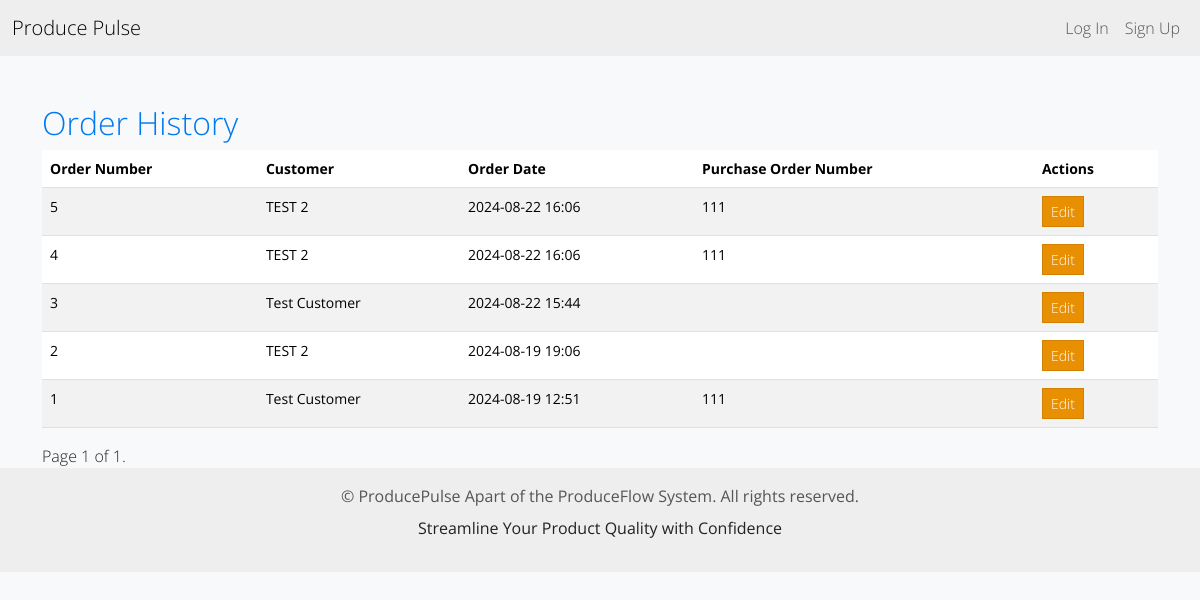
Page /order-history/ on the earlier database version.
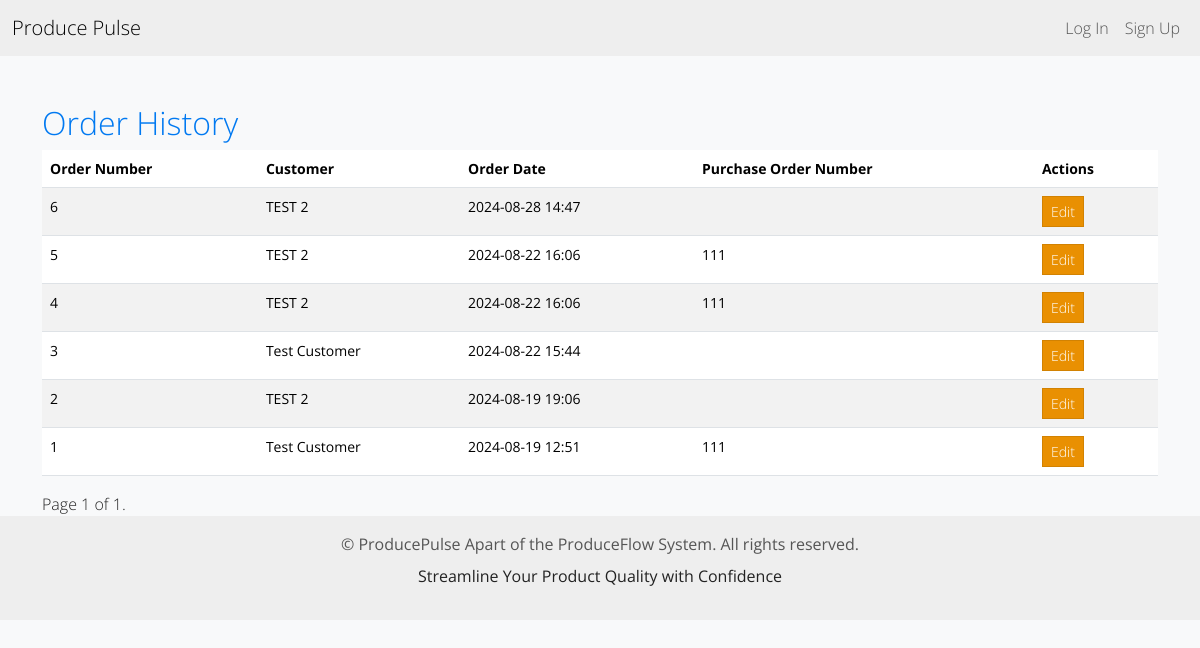
Same page on the later database version.
### inventory/models.py (models this page shows, shortened)
class Order(models.Model):
    order_number = models.PositiveIntegerField(unique=True, editable=False)
    order_customer = models.ForeignKey(OrderCustomer, on_delete=models.CASCADE)
    created_by = models.ForeignKey(User, on_delete=models.CASCADE)
    purchase_order_number = models.CharField(max_length=20, blank=True)
    created_at = models.DateTimeField(auto_now_add=True)
    is_submitted = models.BooleanField(default=False)  # Track if the order is submitted
    build_date = models.DateField(null=True, blank=True)  # New field for build date

class OrderCustomer(models.Model):
    name = models.CharField(max_length=255)
    address = models.CharField(max_length=255, blank=True)
    phone_number = models.CharField(max_length=20, blank=True)
    delivery_address = models.CharField(max_length=255, blank=True)

### inventory/views.py (the view)
# urls.py: path('order-history/', order_history, name='order_history'),
def order_history(request):
    orders_list = Order.objects.all().order_by('-created_at')
    paginator = Paginator(orders_list, 10)  # Show 10 orders per page
    page_number = request.GET.get('page')
    orders = paginator.get_page(page_number)
    context = {
        'orders': orders
    }
    return render(request, 'inventory/order_history.html', context)

### inventory/templates/inventory/order_history.html (shortened to what this page needs)
{% extends 'inventory/base.html' %}
{% block content %}
<div class="container mt-5">
    <h2>Order History</h2>
    <table class="table table-striped">
        <thead>
            <tr>
                <th>Order Number</th>
                <th>Customer</th>
                <th>Order Date</th>
                <th>Purchase Order Number</th>
                <th>Actions</th>
            </tr>
        </thead>
        <tbody>
            {% for order in orders %}
            <tr>
                <td>{{ order.order_number }}</td>
                <td>{{ order.order_customer.name }}</td>
                <td>{{ order.created_at|date:"Y-m-d H:i" }}</td>
                <td>{{ order.purchase_order_number }}</td>
                <td>
                    <a href="{% url 'order_edit' order.id %}" class="btn btn-warning btn-sm">Edit</a>
                </td>
            </tr>
            {% endfor %}
        </tbody>
    </table>
    <div class="pagination">
        <span class="step-links">
            <span class="current">
                Page {{ orders.number }} of {{ orders.paginator.num_pages }}.
            </span>
        </span>
    </div>
</div>
{% endblock content %}

Differences in the rows shown:
added Order: order_number "6", order_customer.name "TEST 2", created_at "2024-08-28 14:47"
